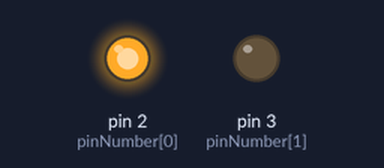
The sketch below on a simulated Arduino Uno, built with avr-gcc and run on an emulated ATmega328P. Parts: output pins drawn as LEDs (lit = HIGH).

Above: at 0.02 s.
At 1.42 s:
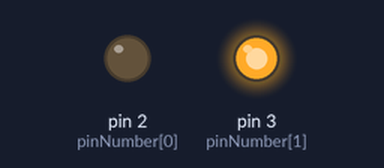
At 3.37 s:
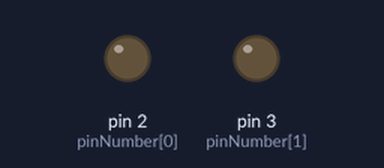
Timing chart, 0 to 3.7 s (numbered marks = the images above):
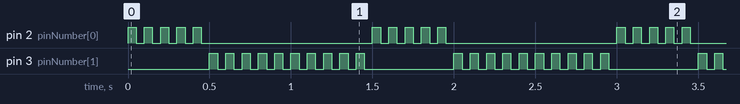

Measured:
- by itself, pin 2 (pinNumber[0]): repeats every 1.5 s: 4 × (LOW 0.05 s, HIGH 0.05 s), LOW 1.1 s, HIGH 0.05 s
- by itself, pin 3 (pinNumber[1]): repeats every 1.5 s: 9 × (LOW 0.05 s, HIGH 0.05 s), LOW 0.55 s, HIGH 0.05 s

The sketch:

blinking_light.ino
```cpp
int redBlink = 5;
int blueBlink = 10;
int greenBlink = 15;

int pinNumber[] = {2,3,4};
int blinkCount[] = {redBlink, blueBlink, greenBlink};

void setup() {
  // put your setup code here, to run once:
  for(int i = 0; i < 2; i++)
  {
    pinMode(pinNumber[i], OUTPUT);
  }

}

void loop() {
  // put your main code here, to run repeatedly:
 for(int i = 0; i < 2; i++)
 {
    for(int j = 0; j < blinkCount[i]; j++)
    {
      digitalWrite(pinNumber[i],HIGH);
      delay(50);
      digitalWrite(pinNumber[i],LOW);
      delay(50);
    }
 }
}
```
